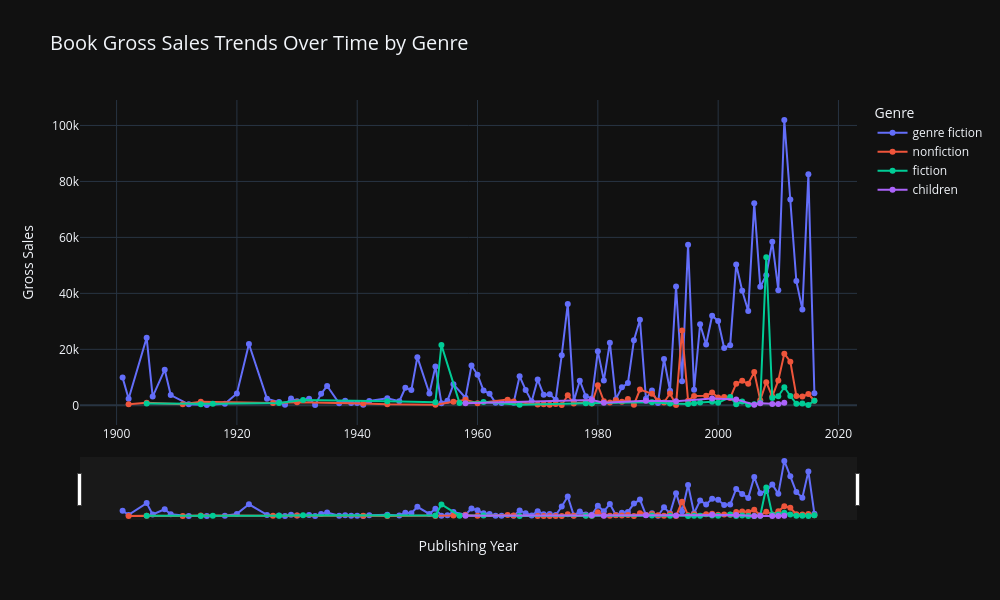

Notebook cell for this chart:
### Code cell
df['Publishing Year'] = pd.to_numeric(df['Publishing Year'], errors='coerce')

# Aggregate by year and genre
yearly = (
    df.groupby(['Publishing Year', 'genre'], as_index=False)
      .agg({
          'Book_average_rating': 'mean',
          'gross sales': 'sum'
      })
)

# --- Choose the metric to visualize ---
metric = "gross sales"  # or "Book_average_rating"

# --- Create the interactive line chart with a slider ---
fig = px.line(
    yearly,
    x="Publishing Year",
    y=metric,
    color="genre",
    markers=True,
    title=f"Book {metric.title()} Trends Over Time by Genre",
    labels={
        "Publishing Year": "Publishing Year",
        metric: metric.replace("_", " ").title(),
        "genre": "Genre"
    },
)

# --- Customize layout with a year range slider ---
fig.update_layout(
    title_font_size=20,
    legend_title="Genre",
    hovermode="x unified",
    template="plotly_dark",  # use "plotly_white" if you prefer light mode
    width=1000,
    height=600,
    xaxis=dict(
        rangeslider=dict(
            visible=True,           # 🔹 enables the slider
            bgcolor="rgba(100,100,100,0.1)"
        ),
        rangeselector=dict(        # 🔹 optional buttons for quick range selection
            buttons=list([
                dict(count=5, label="Last 5 yrs", step="year", stepmode="backward"),
                dict(count=10, label="Last 10 yrs", step="year", stepmode="backward"),
                dict(step="all", label="All Years")
            ])
        )
    )
)

fig.show()

### Figure 1 — Plotly figure (JSON) as saved in the notebook; plotly's stock layout.template omitted (floating-point values rounded to 4 significant figures)
{"data": [{"hovertemplate": "Genre=genre fiction<br>Publishing Year=%{x}<br>Gross Sales=%{y}<extra></extra>", "legendgroup": "genre fiction", "line": {"color": "#636efa", "dash": "solid"}, "marker": {"symbol": "circle"}, "mode": "lines+markers", "name": "genre fiction", "orientation": "v", "showlegend": true, "type": "scatter", "x": [1901.0, 1902.0, 1905.0, 1906.0, 1908.0, 1909.0, 1912.0, 1915.0, 1918.0, 1920.0, 1922.0, 1925.0, 1927.0, 1928.0, 1929.0, 1930.0, 1932.0, 1933.0, 1934.0, 1935.0, 1937.0, 1938.0, 1939.0, 1940.0, 1941.0, 1942.0, 1945.0, 1947.0, 1948.0, 1949.0, 1950.0, 1952.0, 1953.0, 1954.0, 1955.0, 1956.0, 1958.0, 1959.0, 1960.0, 1961.0, 1962.0, 1963.0, 1964.0, 1966.0, 1967.0, 1968.0, 1969.0, 1970.0, 1971.0, 1972.0, 1973.0, 1974.0, 1975.0, 1976.0, 1977.0, 1978.0, 1979.0, 1980.0, 1981.0, 1982.0, 1983.0, 1984.0, 1985.0, 1986.0, 1987.0, 1988.0, 1989.0, 1990.0, 1991.0, 1992.0, 1993.0, 1994.0, 1995.0, 1996.0, 1997.0, 1998.0, 1999.0, 2000.0, 2001.0, 2002.0, 2003.0, 2004.0, 2005.0, 2006.0, 2007.0, 2008.0, 2009.0, 2010.0, 2011.0, 2012.0, 2013.0, 2014.0, 2015.0, 2016.0], "xaxis": "x", "y": [9891.0, 2356.0, 24120.0, 3123.0, 12730.0, 3649.0, 331.9, 139.6, 582.5, 4201.0, 21920.0, 2377.0, 1144.0, 214.9, 2445.0, 1441.0, 2375.0, 118.8, 4092.0, 6897.0, 702.9, 1662.0, 839.5, 789.7, 236.6, 1507.0, 2484.0, 1436.0, 6235.0, 5433.0, 17210.0, 4204.0, 13820.0, 734.8, 1667.0, 7482.0, 2702.0, 14240.0, 10930.0, 5245.0, 4097.0, 878.9, 813.4, 930.5, 10370.0, 5504.0, 1393.0, 9201.0, 3726.0, 3954.0, 2009.0, 17920.0, 36230.0, 1474.0, 8797.0, 3228.0, 2466.0, 19350.0, 8902.0, 22390.0, 2203.0, 6425.0, 7936.0, 23230.0, 30580.0, 2383.0, 5257.0, 777.4, 16560.0, 5235.0, 42450.0, 8560.0, 57380.0, 5577.0, 28970.0, 21710.0, 32030.0, 30110.0, 20460.0, 21480.0, 50290.0, 40930.0, 33720.0, 72170.0, 42370.0, 46470.0, 58440.0, 41150.0, 102000.0, 73550.0, 44380.0, 34190.0, 82540.0, 4307.0], "yaxis": "y"}, {"hovertemplate": "Genre=nonfiction<br>Publishing Year=%{x}<br>Gross Sales=%{y}<extra></extra>", "legendgroup": "nonfiction", "line": {"color": "#EF553B", "dash": "solid"}, "marker": {"symbol": "circle"}, "mode": "lines+markers", "name": "nonfiction", "orientation": "v", "showlegend": true, "type": "scatter", "x": [1902.0, 1905.0, 1911.0, 1914.0, 1926.0, 1930.0, 1941.0, 1945.0, 1953.0, 1956.0, 1958.0, 1960.0, 1965.0, 1966.0, 1970.0, 1971.0, 1972.0, 1973.0, 1974.0, 1975.0, 1976.0, 1978.0, 1979.0, 1980.0, 1981.0, 1982.0, 1983.0, 1984.0, 1985.0, 1986.0, 1987.0, 1989.0, 1990.0, 1991.0, 1992.0, 1993.0, 1994.0, 1995.0, 1996.0, 1998.0, 1999.0, 2000.0, 2001.0, 2002.0, 2003.0, 2004.0, 2005.0, 2006.0, 2007.0, 2008.0, 2009.0, 2010.0, 2011.0, 2012.0, 2013.0, 2014.0, 2015.0, 2016.0], "xaxis": "x", "y": [347.5, 951.2, 405.5, 1264.0, 842.2, 1131.0, 637.1, 342.7, 165.3, 1270.0, 1977.0, 706.5, 2026.0, 1335.0, 322.9, 343.9, 210.9, 502.7, 105.9, 3582.0, 642.4, 1043.0, 683.7, 7169.0, 1474.0, 960.3, 1766.0, 1227.0, 2218.0, 224.7, 5605.0, 4127.0, 1639.0, 1019.0, 4241.0, 129.7, 26730.0, 1642.0, 3340.0, 3418.0, 4544.0, 2785.0, 2980.0, 2615.0, 7723.0, 8740.0, 7677.0, 11850.0, 1797.0, 8275.0, 3126.0, 8883.0, 18460.0, 15570.0, 3340.0, 3104.0, 4048.0, 1618.0], "yaxis": "y"}, {"hovertemplate": "Genre=fiction<br>Publishing Year=%{x}<br>Gross Sales=%{y}<extra></extra>", "legendgroup": "fiction", "line": {"color": "#00cc96", "dash": "solid"}, "marker": {"symbol": "circle"}, "mode": "lines+markers", "name": "fiction", "orientation": "v", "showlegend": true, "type": "scatter", "x": [1905.0, 1914.0, 1916.0, 1927.0, 1931.0, 1945.0, 1953.0, 1954.0, 1957.0, 1961.0, 1967.0, 1978.0, 1979.0, 1989.0, 1992.0, 1995.0, 1996.0, 1997.0, 1999.0, 2000.0, 2002.0, 2003.0, 2004.0, 2005.0, 2006.0, 2007.0, 2008.0, 2009.0, 2010.0, 2011.0, 2012.0, 2013.0, 2014.0, 2015.0, 2016.0], "xaxis": "x", "y": [648.1, 397.7, 565.1, 833.3, 1864.0, 1429.0, 1061.0, 21560.0, 854.9, 1161.0, 218.9, 708.6, 723.5, 1097.0, 648.7, 426.9, 753.7, 1020.0, 1246.0, 942.8, 2923.0, 394.7, 1367.0, 234.8, 340.9, 1023.0, 52920.0, 2637.0, 3259.0, 6477.0, 3316.0, 594.5, 650.6, 107.9, 1667.0], "yaxis": "y"}, {"hovertemplate": "Genre=children<br>Publishing Year=%{x}<br>Gross Sales=%{y}<extra></extra>", "legendgroup": "children", "line": {"color": "#ab63fa", "dash": "solid"}, "marker": {"symbol": "circle"}, "mode": "lines+markers", "name": "children", "orientation": "v", "showlegend": true, "type": "scatter", "x": [1958.0, 1979.0, 1981.0, 1988.0, 1993.0, 1999.0, 2003.0, 2006.0, 2007.0, 2009.0, 2010.0, 2011.0], "xaxis": "x", "y": [725.7, 1878.0, 888.3, 1636.0, 1480.0, 2426.0, 2103.0, 226.9, 694.8, 493.9, 477.0, 872.0], "yaxis": "y"}], "layout": {"height": 600, "hovermode": "x unified", "legend": {"title": {"text": "Genre"}, "tracegroupgap": 0}, "title": {"font": {"size": 20}, "text": "Book Gross Sales Trends Over Time by Genre"}, "width": 1000, "xaxis": {"anchor": "y", "domain": [0, 1], "rangeselector": {"buttons": [{"count": 5, "label": "Last 5 yrs", "step": "year", "stepmode": "backward"}, {"count": 10, "label": "Last 10 yrs", "step": "year", "stepmode": "backward"}, {"label": "All Years", "step": "all"}]}, "rangeslider": {"bgcolor": "rgba(100,100,100,0.1)", "visible": true}, "title": {"text": "Publishing Year"}}, "yaxis": {"anchor": "x", "domain": [0, 1], "title": {"text": "Gross Sales"}}}}
